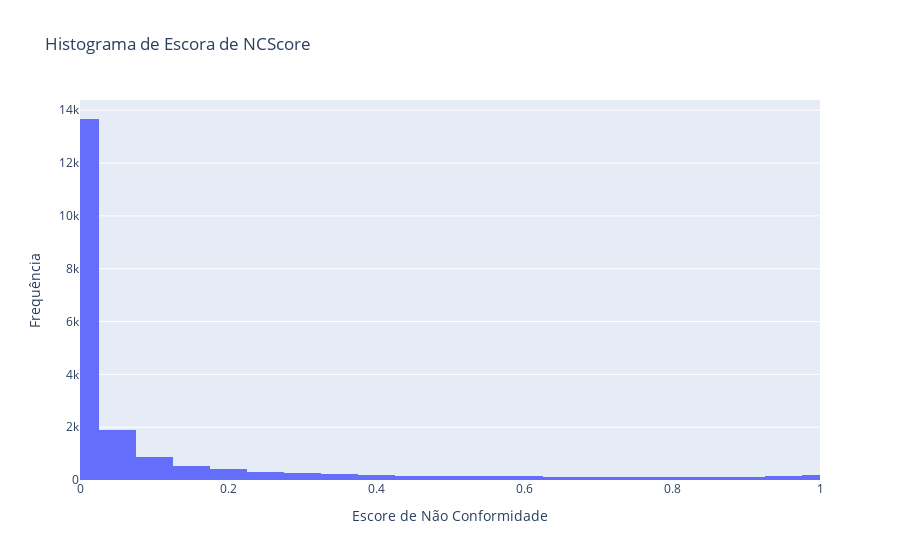

The cell this chart's notebook holds for it:
### Code cell
fig = px.histogram(nc_score, nbins=30, range_x=(0, 1), title="Histograma de Escora de NCScore")
fig.update_layout(hovermode="x")
fig.update_traces(hovertemplate="%{y}")
fig.update_yaxes(title_text="Frequência")
fig.update_xaxes(title_text="Escore de Não Conformidade")
fig.update_layout(showlegend=False)

### Figure 1 — Plotly figure (JSON) as saved in the notebook; plotly's stock layout.template omitted (floating-point values rounded to 4 significant figures; data arrays with more than 128 entries replaced by an {"elided": "..."} marker saying what was removed)
{"data": [{"alignmentgroup": "True", "bingroup": "x", "hovertemplate": "%{y}", "legendgroup": "0", "marker": {"color": "#636efa", "pattern": {"shape": ""}}, "name": "0", "nbinsx": 30, "offsetgroup": "0", "orientation": "v", "showlegend": true, "type": "histogram", "x": {"elided": "20000 float values"}, "xaxis": "x", "yaxis": "y"}], "layout": {"barmode": "relative", "hovermode": "x", "legend": {"title": {"text": "variable"}, "tracegroupgap": 0}, "showlegend": false, "title": {"text": "Histograma de Escora de NCScore"}, "xaxis": {"anchor": "y", "domain": [0, 1], "range": [0, 1], "title": {"text": "Escore de Não Conformidade"}}, "yaxis": {"anchor": "x", "domain": [0, 1], "title": {"text": "Frequência"}}}}
